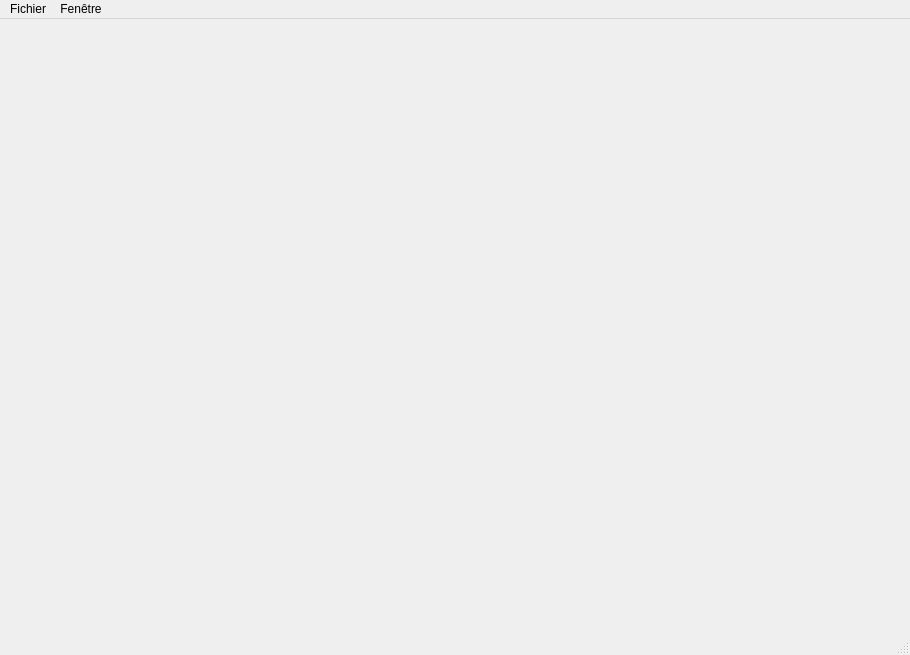
<?xml version="1.0" encoding="UTF-8"?>
<ui version="4.0">
 <class>MainWindow</class>
 <widget class="QMainWindow" name="MainWindow">
  <property name="geometry">
   <rect>
    <x>0</x>
    <y>0</y>
    <width>910</width>
    <height>655</height>
   </rect>
  </property>
  <property name="windowTitle">
   <string>MainWindow</string>
  </property>
  <widget class="QWidget" name="centralwidget"/>
  <widget class="QMenuBar" name="menubar">
   <property name="geometry">
    <rect>
     <x>0</x>
     <y>0</y>
     <width>910</width>
     <height>22</height>
    </rect>
   </property>
   <widget class="QMenu" name="menuFichier">
    <property name="title">
     <string>Fichier</string>
    </property>
    <addaction name="actionOuvrir"/>
    <addaction name="actionEnregistrer_sous"/>
    <addaction name="actionEnregistrer_sous_2"/>
   </widget>
   <widget class="QMenu" name="menuFen_tre">
    <property name="title">
     <string>Fenêtre</string>
    </property>
    <widget class="QMenu" name="menuPolice">
     <property name="title">
      <string>Police</string>
     </property>
     <addaction name="action32"/>
     <addaction name="action16"/>
     <addaction name="action8"/>
    </widget>
    <addaction name="menuPolice"/>
    <addaction name="actionMode_sans_serif"/>
   </widget>
   <addaction name="menuFichier"/>
   <addaction name="menuFen_tre"/>
  </widget>
  <widget class="QStatusBar" name="statusbar"/>
  <action name="actionOuvrir">
   <property name="text">
    <string>Ouvrir</string>
   </property>
  </action>
  <action name="actionEnregistrer_sous">
   <property name="text">
    <string>Nouveau</string>
   </property>
  </action>
  <action name="actionMode_sans_serif">
   <property name="text">
    <string>Mode sans serif</string>
   </property>
  </action>
  <action name="action32">
   <property name="checkable">
    <bool>true</bool>
   </property>
   <property name="checked">
    <bool>false</bool>
   </property>
   <property name="text">
    <string>32</string>
   </property>
  </action>
  <action name="action16">
   <property name="checkable">
    <bool>true</bool>
   </property>
   <property name="checked">
    <bool>true</bool>
   </property>
   <property name="text">
    <string>16</string>
   </property>
  </action>
  <action name="action8">
   <property name="checkable">
    <bool>true</bool>
   </property>
   <property name="text">
    <string>8</string>
   </property>
  </action>
  <action name="actionEnregistrer_sous_2">
   <property name="text">
    <string>Enregistrer sous ..</string>
   </property>
  </action>
 </widget>
 <resources/>
 <connections/>
</ui>
